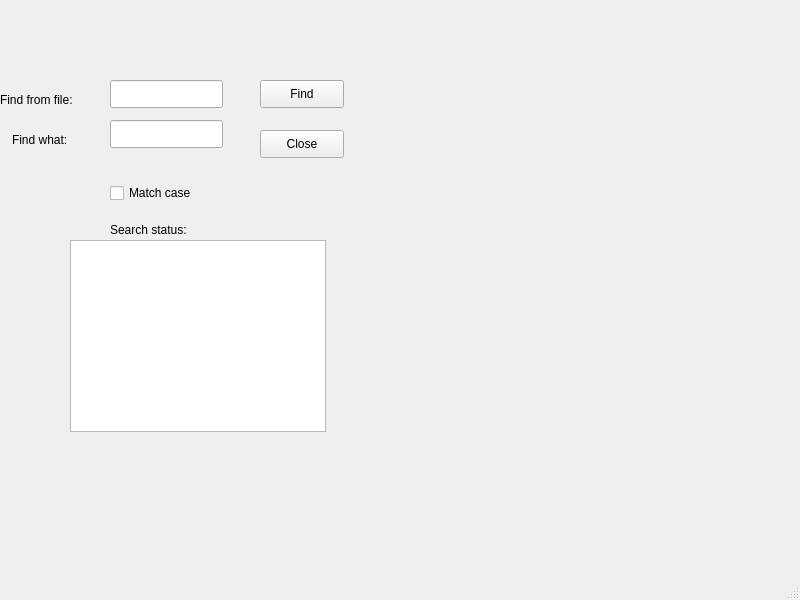
<?xml version="1.0" encoding="UTF-8"?>
<ui version="4.0">
 <class>MainWindow</class>
 <widget class="QMainWindow" name="MainWindow">
  <property name="geometry">
   <rect>
    <x>0</x>
    <y>0</y>
    <width>800</width>
    <height>600</height>
   </rect>
  </property>
  <property name="windowTitle">
   <string>MainWindow</string>
  </property>
  <widget class="QWidget" name="centralwidget">
   <widget class="QLineEdit" name="fileLineEdit">
    <property name="geometry">
     <rect>
      <x>110</x>
      <y>80</y>
      <width>113</width>
      <height>28</height>
     </rect>
    </property>
   </widget>
   <widget class="QLineEdit" name="keyLineEdit">
    <property name="geometry">
     <rect>
      <x>110</x>
      <y>120</y>
      <width>113</width>
      <height>28</height>
     </rect>
    </property>
   </widget>
   <widget class="QCheckBox" name="matchCheckBox">
    <property name="geometry">
     <rect>
      <x>110</x>
      <y>180</y>
      <width>101</width>
      <height>26</height>
     </rect>
    </property>
    <property name="text">
     <string>Match case</string>
    </property>
   </widget>
   <widget class="QPushButton" name="findPushButton">
    <property name="geometry">
     <rect>
      <x>260</x>
      <y>80</y>
      <width>84</width>
      <height>28</height>
     </rect>
    </property>
    <property name="text">
     <string>Find</string>
    </property>
   </widget>
   <widget class="QPushButton" name="closePushButton">
    <property name="geometry">
     <rect>
      <x>260</x>
      <y>130</y>
      <width>84</width>
      <height>28</height>
     </rect>
    </property>
    <property name="text">
     <string>Close</string>
    </property>
   </widget>
   <widget class="QLabel" name="label">
    <property name="geometry">
     <rect>
      <x>110</x>
      <y>220</y>
      <width>101</width>
      <height>20</height>
     </rect>
    </property>
    <property name="text">
     <string>Search status:</string>
    </property>
   </widget>
   <widget class="QLabel" name="label_2">
    <property name="geometry">
     <rect>
      <x>0</x>
      <y>90</y>
      <width>101</width>
      <height>20</height>
     </rect>
    </property>
    <property name="text">
     <string>Find from file:</string>
    </property>
   </widget>
   <widget class="QLabel" name="label_3">
    <property name="geometry">
     <rect>
      <x>12</x>
      <y>130</y>
      <width>81</width>
      <height>20</height>
     </rect>
    </property>
    <property name="text">
     <string>Find what:</string>
    </property>
   </widget>
   <widget class="QTextBrowser" name="textBrowser">
    <property name="geometry">
     <rect>
      <x>70</x>
      <y>240</y>
      <width>256</width>
      <height>192</height>
     </rect>
    </property>
   </widget>
  </widget>
  <widget class="QMenuBar" name="menubar">
   <property name="geometry">
    <rect>
     <x>0</x>
     <y>0</y>
     <width>800</width>
     <height>25</height>
    </rect>
   </property>
  </widget>
  <widget class="QStatusBar" name="statusbar"/>
 </widget>
 <resources/>
 <connections>
  <connection>
   <sender>closePushButton</sender>
   <signal>clicked()</signal>
   <receiver>MainWindow</receiver>
   <slot>close()</slot>
   <hints>
    <hint type="sourcelabel">
     <x>301</x>
     <y>168</y>
    </hint>
    <hint type="destinationlabel">
     <x>399</x>
     <y>299</y>
    </hint>
   </hints>
  </connection>
 </connections>
</ui>
